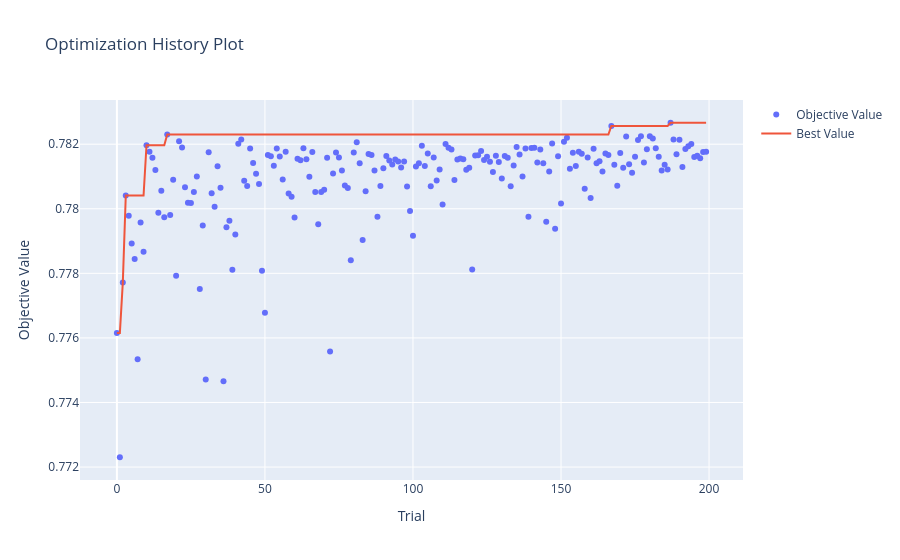

The notebook cell this image was saved under:
### Code cell
# Визуализация важности гиперпараметров (LightGBM)
optuna.visualization.plot_param_importances(study_lgb)
# Визуализация процесса оптимизации (как рос AUC)
optuna.visualization.plot_optimization_history(study_lgb)

### Figure 1 — Plotly figure (JSON) as saved in the notebook; plotly's stock layout.template omitted (floating-point values rounded to 4 significant figures; data arrays with more than 128 entries replaced by an {"elided": "..."} marker saying what was removed)
{"data": [{"mode": "markers", "name": "Objective Value", "type": "scatter", "x": {"elided": "200 int values"}, "y": {"elided": "200 float values"}}, {"mode": "lines", "name": "Best Value", "type": "scatter", "x": {"elided": "200 int values"}, "y": {"elided": "200 float values"}}, {"marker": {"color": "#cccccc"}, "mode": "markers", "name": "Infeasible Trial", "showlegend": false, "type": "scatter", "x": [], "y": []}], "layout": {"autosize": true, "title": {"text": "Optimization History Plot"}, "xaxis": {"autorange": true, "range": [-12.14, 211.1], "title": {"text": "Trial"}, "type": "linear"}, "yaxis": {"autorange": true, "range": [0.7714, 0.7835], "title": {"text": "Objective Value"}, "type": "linear"}}}
